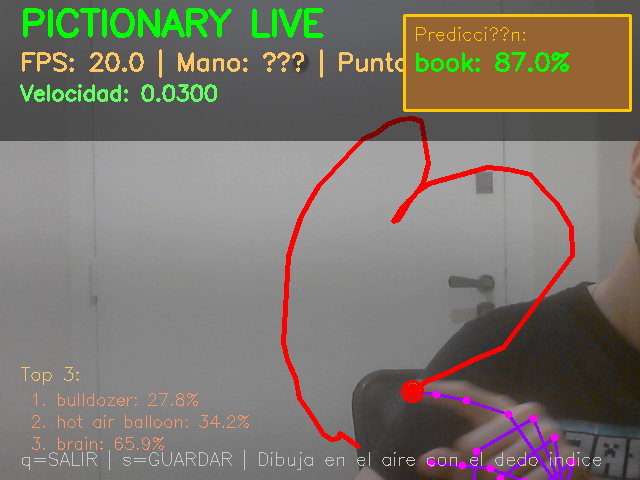
#> input picture predictions/frame_20251116_100533.png, 640 x 480 px; its folder holds only this picture in this run
$ python -i lighting_analysis.py   (imports and definitions only)   (older library calls are emulated)
#> lines starting #> are read from the running program, lines starting #| are printed output that depends on the picture
#> further down, picture is the input picture: shape (480, 640, 3); mean B, G, R 107.7, 117.1, 123.2
"""
Lighting Analysis - Análisis y Compensación de Iluminación Avanzada.

Este módulo proporciona herramientas para análisis, detección y compensación
de variaciones de iluminación en tiempo real.
"""

import cv2
import numpy as np
from typing import Dict, Any, Tuple
from collections import deque
from ..constants import LIGHTING_CONFIG


class LightingAnalyzer:
    """Analizador avanzado de iluminación."""

    def __init__(self, region_grid: int = None):
        """
        Inicializa el analizador de iluminación.

        Args:
            region_grid: Tamaño de la malla de regiones para análisis
        """
        self.region_grid = region_grid or LIGHTING_CONFIG['REGION_GRID_SIZE']
        self.lighting_history = deque(maxlen=LIGHTING_CONFIG['LIGHTING_HISTORY_SIZE'])
        self.dark_regions_history = deque(maxlen=LIGHTING_CONFIG['LIGHTING_HISTORY_SIZE'])

    def analyze_frame(self, frame: np.ndarray) -> Dict[str, Any]:
        """
        Realiza análisis exhaustivo de iluminación.

        Args:
            frame: Frame de OpenCV (BGR). Debe ser un array válido no vacío.

        Returns:
            Diccionario con análisis de iluminación

        Raises:
            ValueError: Si el frame es None o inválido
        """
        if frame is None:
            raise ValueError("Frame cannot be None")

        if not isinstance(frame, np.ndarray) or frame.size == 0:
            return self._empty_analysis()

        try:
            gray = cv2.cvtColor(frame, cv2.COLOR_BGR2GRAY)
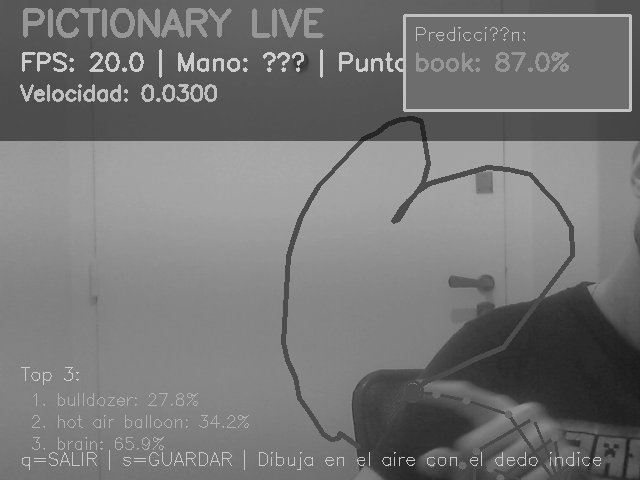
#> gray: shape (480, 640); min 26, max 205, mean 117.9
            height, width = gray.shape
#> height = 480; width = 640

            # Análisis global
            global_mean = np.mean(gray)
#> global_mean = 117.9
            global_std = np.std(gray)
#> global_std = 36.25

            # Histograma
            hist = cv2.calcHist([gray], [0], None, [256], [0, 256])
#> hist = 256 values, max 19415 at index 109, min 0 at index 0, mean 1200

            # Detectar si es demasiado oscuro o brillante
            is_dark = global_mean < LIGHTING_CONFIG['BRIGHTNESS_LOW_THRESHOLD']
#> is_dark = False
            is_bright = global_mean > LIGHTING_CONFIG['BRIGHTNESS_HIGH_THRESHOLD']
#> is_bright = False
            is_overexposed = np.percentile(gray, 95) > LIGHTING_CONFIG['OVEREXPOSED_THRESHOLD']
#> is_overexposed = False

            # Análisis por regiones
            region_stats = self._analyze_regions(gray)

            # Detección de gradiente de luz
            light_gradient = self._detect_light_gradient(gray)

            # Detección de sombras
            shadow_ratio = self._detect_shadows(frame, gray)

            # Recomendación de compensación
            compensation = self._recommend_compensation(
                global_mean, is_dark, is_bright, is_overexposed, shadow_ratio
            )

            analysis = {
                'global_brightness': float(global_mean),
                'brightness_std': float(global_std),
                'is_dark': is_dark,
                'is_bright': is_bright,
                'is_overexposed': is_overexposed,
                'shadow_ratio': shadow_ratio,
                'light_gradient': light_gradient,
                'region_stats': region_stats,
                'compensation_recommended': compensation,
                'histogram_shape': 'normal' if 50 < global_mean < 200 else ('dark' if is_dark else 'bright')
            }

            self.lighting_history.append(analysis)
            return analysis

        except cv2.error as e:
            print(f"Error analyzing lighting: {e}")
            return self._empty_analysis()

    def _analyze_regions(self, gray: np.ndarray) -> Dict[str, float]:
        """
        Analiza iluminación por regiones.

        Args:
            gray: Frame en escala de grises

        Returns:
            Diccionario con estadísticas por región
        """
        if gray is None or gray.size == 0:
            return {'min_brightness': 128.0, 'max_brightness': 128.0, 'brightness_range': 0.0}

        try:
            height, width = gray.shape
#> height = 480; width = 640
            region_height = height // self.region_grid
#> region_height = 120
            region_width = width // self.region_grid
#> region_width = 160

            regions = {}
            min_brightness = 255
            max_brightness = 0

            for i in range(self.region_grid):
                for j in range(self.region_grid):
                    y1 = i * region_height
                    y2 = (i + 1) * region_height if i < self.region_grid - 1 else height
                    x1 = j * region_width
                    x2 = (j + 1) * region_width if j < self.region_grid - 1 else width

                    region = gray[y1:y2, x1:x2]
                    if region.size > 0:
                        brightness = np.mean(region)
                        regions[f'region_{i}_{j}'] = float(brightness)

                        min_brightness = min(min_brightness, int(brightness))
                        max_brightness = max(max_brightness, int(brightness))
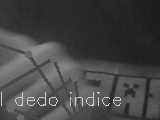
#> region: shape (120, 160); min 26, max 200, mean 68.9
#> after the loop, regions = 16 items
#> in analyze_frame, `region_stats = self._analyze_regions(gray)`: region_stats = 19 items

            regions['min_brightness'] = float(min_brightness)
            regions['max_brightness'] = float(max_brightness)
            regions['brightness_range'] = float(max_brightness - min_brightness)

            return regions

        except Exception as e:
            print(f"Error analyzing regions: {e}")
            return {'min_brightness': 128.0, 'max_brightness': 128.0, 'brightness_range': 0.0}

    def _detect_light_gradient(self, gray: np.ndarray) -> Dict[str, float]:
        """
        Detecta gradientes de luz significativos.

        Args:
            gray: Frame en escala de grises

        Returns:
            Diccionario con estadísticas de gradiente
        """
        if gray is None or gray.size == 0:
            return {
                'gradient_mean': 0.0,
                'gradient_std': 0.0,
                'gradient_max': 0.0,
                'has_significant_gradient': False
            }

        try:
            # Calcular gradientes
            sobelx = cv2.Sobel(gray, cv2.CV_64F, 1, 0, ksize=5)
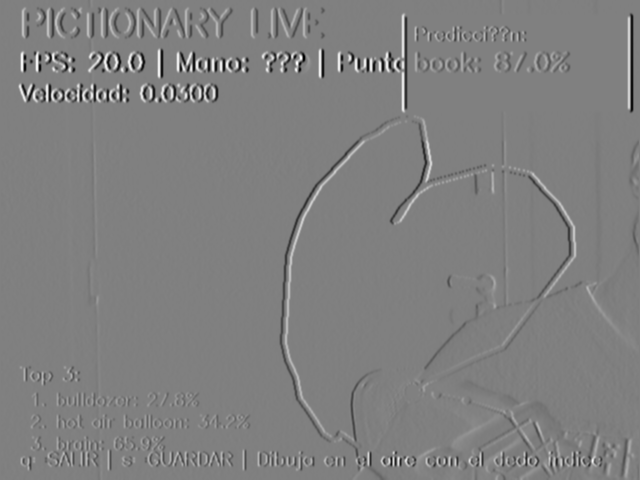
#> sobelx: shape (480, 640) float64; min -6705, max 6640, mean -8.4; drawn with min black and max white
            sobely = cv2.Sobel(gray, cv2.CV_64F, 0, 1, ksize=5)
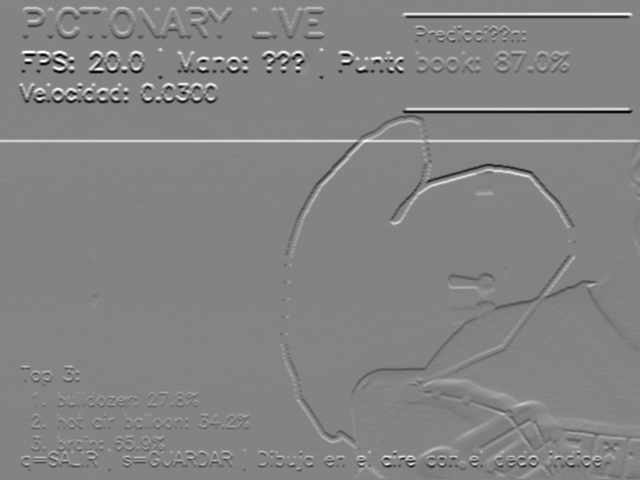
#> sobely: shape (480, 640) float64; min -6532, max 6087, mean 0.1; drawn with min black and max white

            gradient_magnitude = np.sqrt(sobelx**2 + sobely**2)
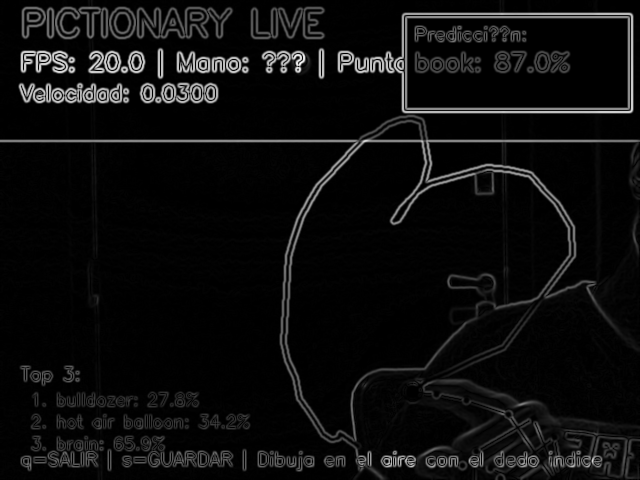
#> gradient_magnitude: shape (480, 640) float64; min 0, max 7333.6, mean 400.8; drawn with min black and max white

            return {
                'gradient_mean': float(np.mean(gradient_magnitude)),
                'gradient_std': float(np.std(gradient_magnitude)),
                'gradient_max': float(np.max(gradient_magnitude)),
                'has_significant_gradient': float(np.mean(gradient_magnitude)) > LIGHTING_CONFIG['GRADIENT_THRESHOLD']
            }

        except cv2.error as e:
            print(f"Error detecting light gradient: {e}")
            return {
                'gradient_mean': 0.0,
                'gradient_std': 0.0,
                'gradient_max': 0.0,
                'has_significant_gradient': False
            }

    # [95 lines left out: functions _detect_shadows, _recommend_compensation, not called in this run]

    def _empty_analysis(self) -> Dict[str, Any]:
        """Retorna un análisis vacío."""
        return {
            'global_brightness': 128.0,
            'brightness_std': 0.0,
            'is_dark': False,
            'is_bright': False,
            'is_overexposed': False,
            'shadow_ratio': 0.0,
            'light_gradient': {'gradient_mean': 0.0},
            'region_stats': {},
            'compensation_recommended': {'apply_clahe': False}
        }

    # [5 lines left out: function get_average_brightness, not called in this run]


class LightingCompensator:
    """Compensador de iluminación."""

    def __init__(self):
        """Inicializa el compensador."""
        self.analyzer = LightingAnalyzer(region_grid=4)

    def compensate_frame(self, frame: np.ndarray) -> Tuple[np.ndarray, Dict[str, Any]]:
        """
        Compensa iluminación en un frame.

        Args:
            frame: Frame de OpenCV (BGR). Debe ser un array válido no vacío.

        Returns:
            Tupla de (frame_compensado, análisis)

        Raises:
            ValueError: Si el frame es None o inválido
        """
        if frame is None:
            raise ValueError("Frame cannot be None")

        if not isinstance(frame, np.ndarray) or frame.size == 0:
            empty_analysis = self.analyzer._empty_analysis()
            return np.zeros((480, 640, 3), dtype=np.uint8), empty_analysis

        try:
            analysis = self.analyzer.analyze_frame(frame)
            recommendation = analysis['compensation_recommended']

            compensated = frame.copy()

            # Aplicar compensaciones recomendadas
            if recommendation['apply_clahe']:
                compensated = self._apply_clahe(compensated)

            if recommendation['apply_gamma_correction']:
                compensated = self._apply_gamma_correction(
                    compensated, recommendation['gamma_value']
                )

            if recommendation['apply_histogram_equalization']:
                compensated = self._apply_histogram_equalization(compensated)

            return compensated, analysis

        except Exception as e:
            print(f"Error compensating frame: {e}")
            empty_analysis = self.analyzer._empty_analysis()
            return frame.copy(), empty_analysis

    # [84 lines left out: functions _apply_clahe, _apply_gamma_correction, _apply_histogram_equalization, not called in this run]


# Instancias globales
lighting_analyzer = LightingAnalyzer()
lighting_compensator = LightingCompensator()

>>> import cv2
>>> picture = cv2.imread('../../../predictions/frame_20251116_100533.png')
>>> result = LightingCompensator().compensate_frame(picture)

$ run again, on predictions/frame_20251116_102811.png
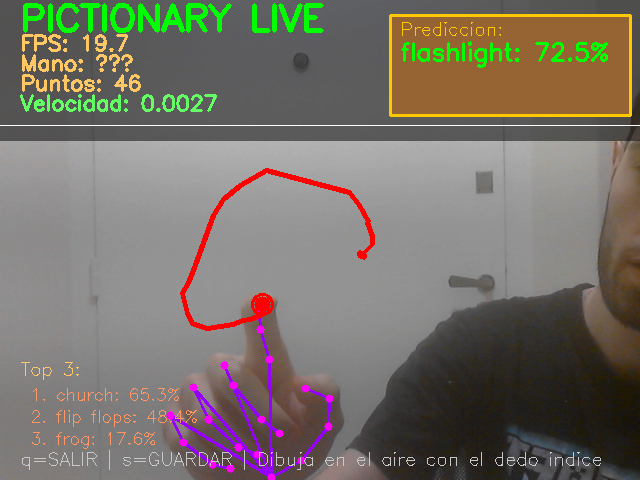
#> input picture predictions/frame_20251116_102811.png, 640 x 480 px
#> picture is the input picture: shape (480, 640, 3); mean B, G, R 104, 113.8, 119.6
#> global_mean = 114.4
#> global_std = 41.14
#> hist = 256 values, max 21481 at index 109, min 0 at index 0, mean 1200
#> is_dark = False
#> after the loop in _analyze_regions, `for i in range(self.region_grid):`:
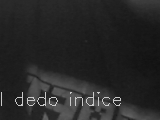
#> region: shape (120, 160); min 17, max 200, mean 39.6
#> after the loop in _analyze_regions, `for i in range(self.region_grid):`: regions = 16 items
#> region_stats = 19 items
#> in _detect_light_gradient, `gradient_magnitude = np.sqrt(sobelx**2 + sobely**2)`:
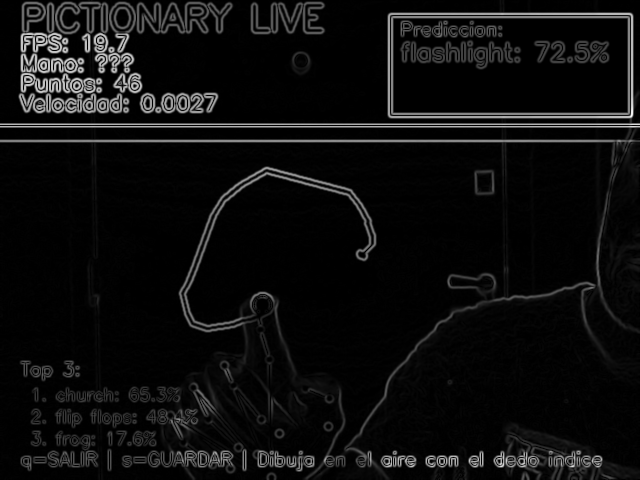
#> gradient_magnitude: shape (480, 640) float64; min 0, max 7708.6, mean 433.6; drawn with min black and max white
